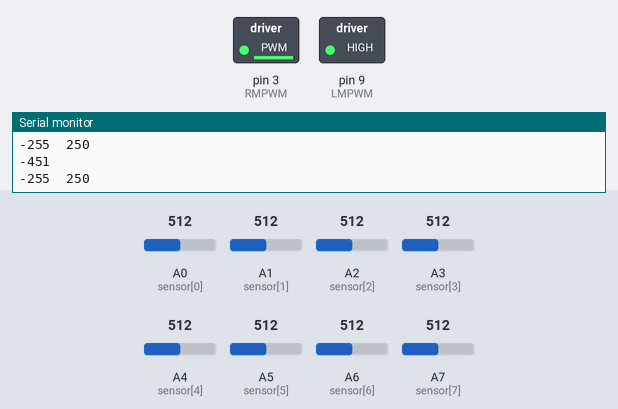
Bench run of a sketch on a simulated Arduino Nano, built with avr-gcc and run on an emulated ATmega328P. Parts: switched loads named in the sketch (green lamp = pin HIGH), the last lines printed to the serial monitor. The test bench sets the inputs (shaded band); at power-on: A1 (sensor[1]) = 512, A2 (sensor[2]) = 512, A6 (sensor[6]) = 512, A4 (sensor[4]) = 512, A5 (sensor[5]) = 512, A7 (sensor[7]) = 512, A0 (sensor[0]) = 512, A3 (sensor[3]) = 512.

Above: at 1.2 s.
1.3 s: A1 (sensor[1]) set to 497
At 2.1 s:
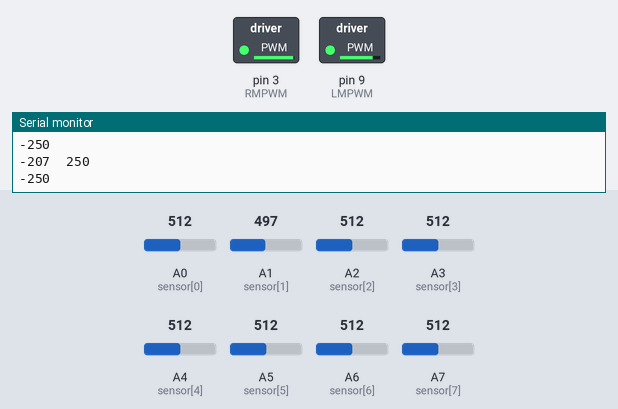
2.8 s: A2 (sensor[2]) set to 497
At 3.8 s:
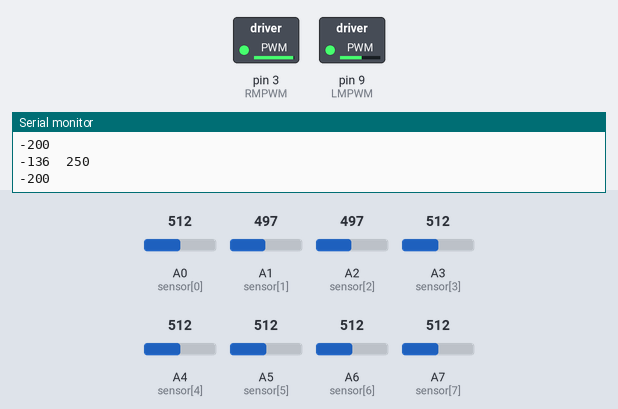
4.3 s: A6 (sensor[6]) set to 502
At 4.7 s:
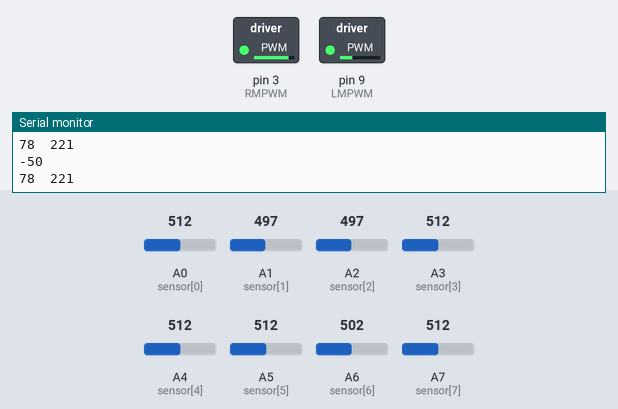
5.8 s: A4 (sensor[4]) set to 490
At 7.0 s:
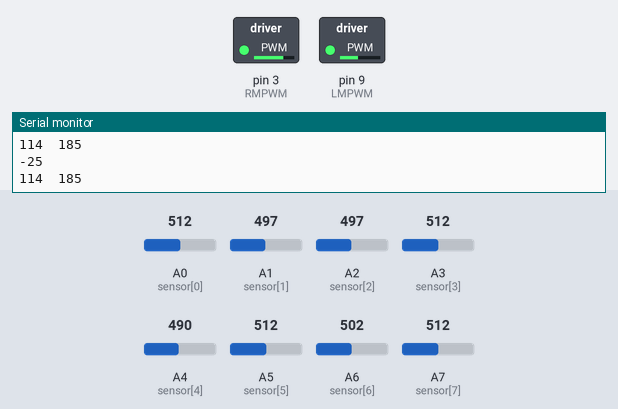
7.3 s: A5 (sensor[5]) set to 490
At 8.2 s:
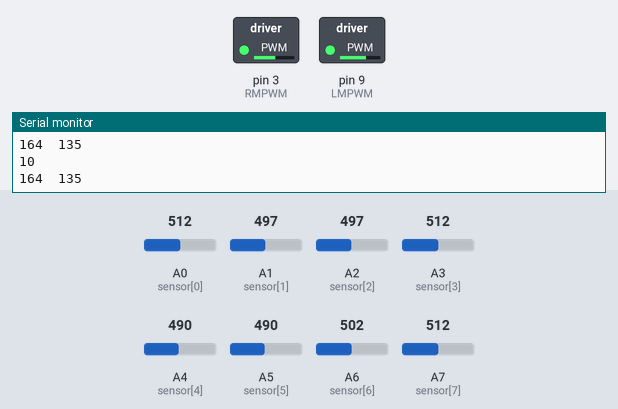
8.8 s: A7 (sensor[7]) set to 490
At 10.0 s:
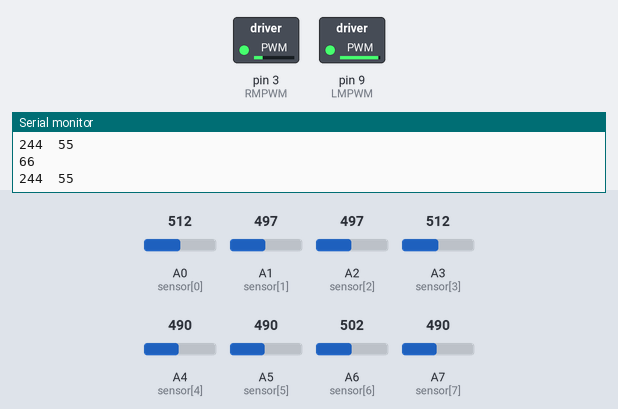
Timing chart, 0 to 11.3 s (numbered marks = the images above; inputs shaded):
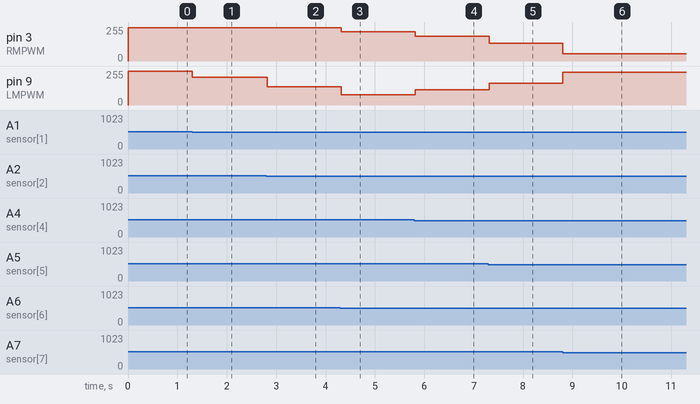

Measured:
- the behaviour switches between 511 and 510 on A1 (sensor[1]) (found by bisection; images 0 and 1)
- the behaviour switches between 511 and 510 on A2 (sensor[2]) (found by bisection; images 1 and 2)
- the behaviour switches between 511 and 510 on A6 (sensor[6]) (found by bisection; images 2 and 3)
- after the input at 1.3 s, pin 9 (LMPWM): 255/255 → 207/255 at once
- after the input at 2.8 s, pin 9 (LMPWM): 207/255 → 136/255 at once
- after the input at 4.3 s, pin 3 (RMPWM): 250/255 → 221/255 at once; pin 9 (LMPWM): 136/255 → 78/255 at once
- after the input at 5.8 s, pin 3 (RMPWM): 221/255 → 185/255 at once; pin 9 (LMPWM): 78/255 → 114/255 at once
- after the input at 7.3 s, pin 3 (RMPWM): 185/255 → 135/255 at once; pin 9 (LMPWM): 114/255 → 164/255 at once
- after the input at 8.8 s, pin 3 (RMPWM): 135/255 → 55/255 at once; pin 9 (LMPWM): 164/255 → 244/255 at once

The sketch:

IEEE_start1__2019_01_13_16_15_23_UTC_.ino
```cpp
int sensor[8] = {
  A0, A1, A2, A3, A4, A5,A6,A7 };
int i;


#define LM1  8
#define LM2 7
#define RM1 5
#define RM2 4
#define LMPWM 9
#define RMPWM 3
#define STBY 6
void left_motor_f(int speeds)
{
  int speeds1 = speeds;
  digitalWrite(LM1, HIGH);
  digitalWrite(LM2, LOW);
  analogWrite(LMPWM, speeds1);
}

void right_motor_b(int speeds)
{
  digitalWrite(RM1, HIGH);
  digitalWrite(RM2, LOW);
  analogWrite(RMPWM, speeds);
}

void left_motor_b(int speeds)
{

  digitalWrite(LM2, HIGH);
  digitalWrite(LM1, LOW);
  analogWrite(LMPWM, speeds);
}

void right_motor_f(int speeds)
{

  digitalWrite(RM2, HIGH);
  digitalWrite(RM1, LOW);
  analogWrite(RMPWM, speeds);
}

void left_motor_stop()
{

  digitalWrite(LM2, LOW);
  digitalWrite(LM1, LOW);
}

void right_motor_stop()
{
  digitalWrite(RM2, LOW);
  digitalWrite(RM1, LOW);
}

void forward(int  fast_speeds)
{
  int zero1 = fast_speeds;
  left_motor_f(zero1);
  right_motor_b(zero1);
}
//right motor b maane samne
//left motor f maane samne
void right(int right_speeds)
{
  int speeds = right_speeds;
  left_motor_f(speeds);
  right_motor_stop();

}
void speed_control(int lft, int right)
{
  //  int lft,right;
  if (lft >= 0)left_motor_f(lft); else left_motor_b(-lft);;
  if (right >= 0)right_motor_b(right); else right_motor_f(-right);
}
void left(int left_speeds) {
  int speeds = left_speeds;
  right_motor_b(speeds);
  left_motor_stop();
}
void sharp_left(int fast_left_speeds)
{
  int speeds = fast_left_speeds;
  right_motor_b(speeds);
  left_motor_b(speeds);
}

void sharp_right(int fast_right_speeds)
{
  int speeds = fast_right_speeds;
  left_motor_f(speeds);
  right_motor_f(speeds);
}

void stopp()
{
  left_motor_stop();
  right_motor_stop();
}


void setup()
{
Serial.begin(9600);
//for(int i=0;i<8;i++)
//pinMode(A0,INPUT);
     }

void analogSerialRead()
{
  for(int i=0;i<8;i++)
   {
   int p= analogRead(sensor[i]);
  Serial.print(p);
  Serial.print("\t");
   }
Serial.println(" ");
}

void dS_Read()
{
for (i=0;i<8;i++)
{
  sensor[i]=analogRead(i);
  if ( sensor[i]>500 )
  sensor[i]=0;else sensor[i]=1;
  Serial.print(sensor[i]);
  Serial.print("\t");
  }
  Serial.println();
}


void SensorRead()
{
   for(int i=0;i<8;i++)
   {
    sensor[i]= analogRead(i);

 if (sensor[i]>510)
 sensor[i]=0;
else sensor[i]=1;
   }
}
int koyta_kalo()
{
  SensorRead();
  int m, count = 0;
  for (int i = 0; i <8 ; i++)
  {
    if ( sensor[i] == 1)
      count++;
  }
  return count;
}
int PD() {
  int b = koyta_kalo();
  int positions = ( sensor[0] * 100 + sensor[1] * 200 + sensor[2] * 300 + sensor[3] * 400 + sensor[4] * 500 + sensor[5] * 600 + sensor[6] * 700 + sensor[7] * 800  ) / b;
  int error = positions - 450;
  int P = error;
  Serial.println(error);
  return error;
}

#define Kp .30
#define Kd 1.13

void motor_control()
{
  SensorRead();
//  if ( (sensor[7]==1 || sensor[6]==1) && (sensor[0]=0 || sensor[1]==0) && (sensor[3]==1 || sensor[4]==1)  )
//  {
//    stopp();
//    delay(20);
//    while((sensor[3]==1 || sensor[4]==1) && (sensor[7]==0 || sensor[6]==0) )
//    {
//    sharp_right(120);
//    delay(20);
//    SensorRead();
//     Serial.print("Sharp_right");
//    }
//  }
//  if((sensor[7]==0 || sensor[6]==0) && (sensor[0]=1 || sensor[1]==1) && (sensor[3]==1 || sensor[4]==1)  )
//    {
//      stopp();
//      delay(20);
//      while ((sensor[3]==1 || sensor[4]==1) && (sensor[0]==1 || sensor[6]==0) )
//      {
//        sharp_left(120);
//        delay(20);
//        SensorRead();
//        Serial.print("Sharp_left");
//        }
//      }

  int error = PD();

  int left_speed, right_speed;
 int prev_error;
  left_speed = 150 + (Kp * error + Kd*(error-prev_error)) ;
  right_speed = 150 - (Kp * error +Kd*(error-prev_error)) ;
   prev_error=error;
if (error==-451) stopp();  if (left_speed > 250)left_speed = 250;
  if (right_speed > 250)right_speed = 250;
  if (left_speed < -255)left_speed = -255;
  if (right_speed < -255)right_speed = -255;
//  if (abs(left_speed - right_speed) > 240)
//  {
//    if (left_speed > right_speed)speed_control(120, 50);
//
//    else if (left_speed < right_speed) speed_control(50, 120);
//  }
   speed_control(left_speed, right_speed);

  Serial.print(left_speed);
  Serial.print("\t");
  Serial.println(right_speed);
}


void loop()
 {
  digitalWrite(STBY,HIGH);
  //sharp_left(120);
  //speed_control(-144,250);
  //analogSerialRead();
  //dS_Read();
 //right_motor_b(right);
//int error= PD();
 //if (error==-451) stopp();
 motor_control();
 }
```
